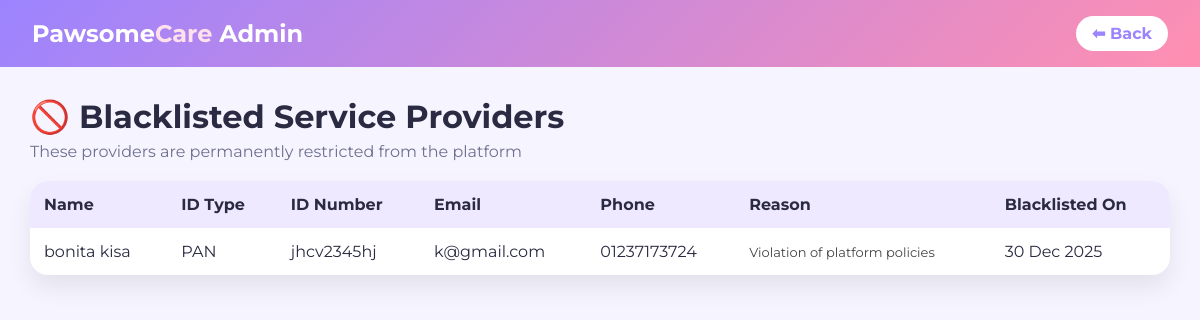
Before: /blacklist/ with the older database file.
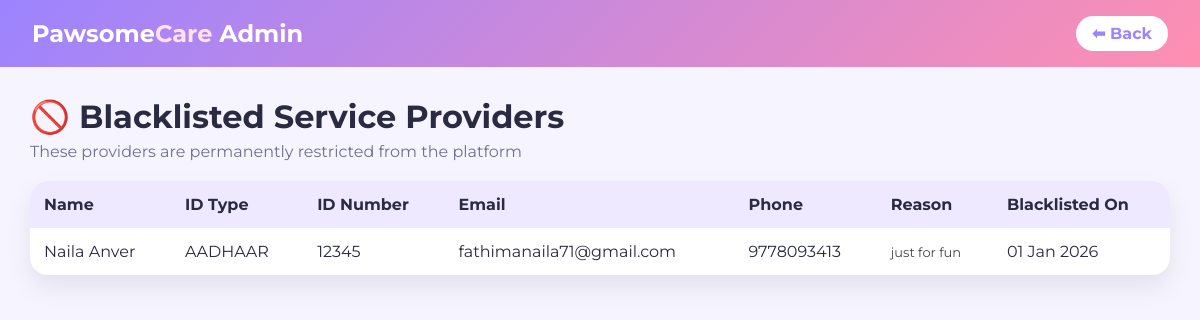
After: the same page with the newer database file.
### PetCare/models.py (models this page shows, shortened)
class BlacklistedProvider(models.Model):
    full_name = models.CharField(max_length=100)
    id_type = models.CharField(max_length=20)
    id_number = models.CharField(max_length=50, unique=True)
    phone_number = models.CharField(max_length=15, null=True, blank=True)
    email = models.EmailField(null=True, blank=True)
    reason = models.TextField(default="Violation of platform policies")
    blacklisted_on = models.DateTimeField(auto_now_add=True)

### PetCare/views.py (the view)
# urls.py: path('blacklist/',views.blacklist,name='blacklist'),
def blacklist(request):
    providers = BlacklistedProvider.objects.all()
    return render(request,'admin/blacklist.html',{'providers':providers})

### PetCare/templates/admin/blacklist.html (shortened to what this page needs)
{% load static %}
<!DOCTYPE html>
<html lang="en">
<head>
    <link rel="stylesheet" href="{% static 'css/admin/blacklist.css' %}">
</head>
<body>
<nav class="admin-navbar">
    <h2 class="logo">Pawsome<span>Care</span> Admin</h2>
    <a href="{% url 'provider_manage' %}" class="back-btn">⬅ Back</a>
</nav>
<div class="container">
    <h1>🚫 Blacklisted Service Providers</h1>
    <p class="subtitle">These providers are permanently restricted from the platform</p>
    <div class="table-wrapper">
        <table>
            <thead>
                <tr>
                    <th>Name</th>
                    <th>ID Type</th>
                    <th>ID Number</th>
                    <th>Email</th>
                    <th>Phone</th>
                    <th>Reason</th>
                    <th>Blacklisted On</th>
                </tr>
            </thead>
            <tbody>
                {% for provider in providers %}
                <tr>
                    <td>{{ provider.full_name }}</td>
                    <td>{{ provider.id_type|upper }}</td>
                    <td>
                        {{ provider.id_number }}
                    </td>
                    <td>{{ provider.email }}</td>
                    <td>{{ provider.phone_number }}</td>
                    <td class="reason">{{ provider.reason }}</td>
                    <td>{{ provider.blacklisted_on|date:"d M Y" }}</td>
                </tr>
                {% empty %}
                <tr>
                    <td colspan="7" class="empty">
                        🎉 No blacklisted providers found
                    </td>
                </tr>
                {% endfor %}
            </tbody>
        </table>
    </div>
</div>
</body>
</html>

Changed rows visible on the page:
removed BlacklistedProvider: full_name "bonita kisa", id_type "PAN", id_number "jhcv2345hj", email "k@gmail.com", phone_number "01237173724", reason "Violation of platform policies", blacklisted_on "30 Dec 2025"
added BlacklistedProvider: full_name "Naila Anver", id_type "AADHAAR", id_number "12345", email "fathimanaila71@gmail.com", phone_number "9778093413", reason "just for fun", blacklisted_on "01 Jan 2026"
